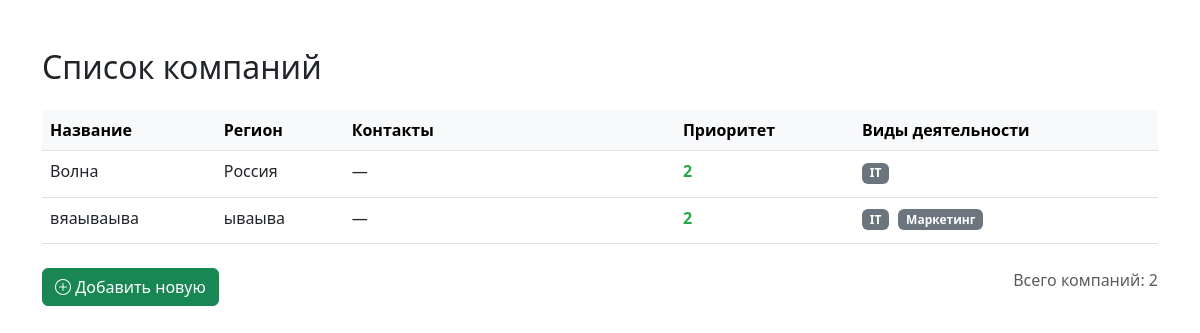
The page /companies/ on the database as committed earlier.
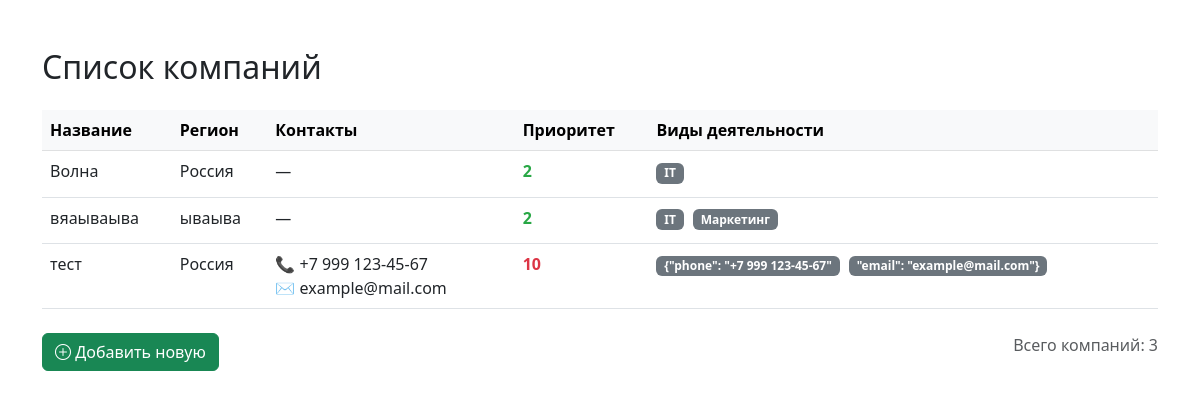
The same page on the database as committed later.
### newapp/models.py (models this page shows, shortened)
class Company(models.Model):
    name = models.CharField("Название", max_length=255)
    region = models.CharField("Регион", max_length=100)
    priority = models.IntegerField("Приоритет", default=0)
    contacts = models.JSONField(default=dict)
    activity_themes = models.JSONField(default=list)

### newapp/views.py (the view)
# urls.py: path('companies/', views.company_list, name='company_list'),
def company_list(request):
    companies = Company.objects.all()
    return render(request, 'company_list.html', {'companies': companies})

### newapp/templates/company_list.html (shortened to what this page needs)
<!DOCTYPE html>
<html>
<head>
    <link href="https://cdn.jsdelivr.net/npm/bootstrap@5.3.0/dist/css/bootstrap.min.css" rel="stylesheet">
    {% load static %}
    <link rel="stylesheet" href="{% static 'company_list/styles.css' %}">
</head>
<body>
    <div class="container mt-5">
        <h2 class="mb-4">Список компаний</h2>
        <table class="table table-hover">
            <thead class="table-light">
                <tr>
                    <th>Название</th>
                    <th>Регион</th>
                    <th class="contacts-cell">Контакты</th>
                    <th>Приоритет</th>
                    <th>Виды деятельности</th>
                </tr>
            </thead>
            <tbody>
                {% for company in companies %}
                <tr>
                    <td>{{ company.name }}</td>
                    <td>{{ company.region }}</td>
                    <td>
                        {% if company.contacts.phone %}
                            📞 {{ company.contacts.phone }}<br>
                        {% endif %}
                        {% if company.contacts.email %}
                            ✉️ {{ company.contacts.email }}
                        {% endif %}
                        {% if not company.contacts.phone and not company.contacts.email %}
                            —
                        {% endif %}
                    </td>
                    <td>
                        {% if company.priority >= 7 %}
                            <span class="priority-high">{{ company.priority }}</span>
                        {% elif company.priority >= 4 %}
                            <span class="priority-medium">{{ company.priority }}</span>
                        {% else %}
                            <span class="priority-low">{{ company.priority }}</span>
                        {% endif %}
                    </td>
                    <td>
                        {% if company.activity_themes %}
                            {% for activity in company.activity_themes %}
                                <span class="badge bg-secondary activity-badge">{{ activity }}</span>
                            {% endfor %}
                        {% else %}
                            —
                        {% endif %}
                    </td>
                </tr>
                {% endfor %}
            </tbody>
        </table>
        <div class="d-flex justify-content-between mt-4">
            <a href="{% url 'company_create' %}" class="btn btn-success">
                <i class="bi bi-plus-circle"></i> Добавить новую
            </a>
            <div class="text-muted">
                Всего компаний: {{ companies|length }}
            </div>
        </div>
    </div>
    <link rel="stylesheet" href="https://cdn.jsdelivr.net/npm/bootstrap-icons@1.8.0/font/bootstrap-icons.css">
</body>
</html>

Rows that differ between the two databases and show on the page:
added Company: name "тест", region "Россия", contacts.phone "+7 999 123-45-67", contacts.email "example@mail.com", priority "10", activity_themes "{\"phone\": \"+7 999 123-45-67\"" "\"email\": \"example@mail.com\"}"
Other text that changed with them:
{{ companies|length }}: "2" → "3"
